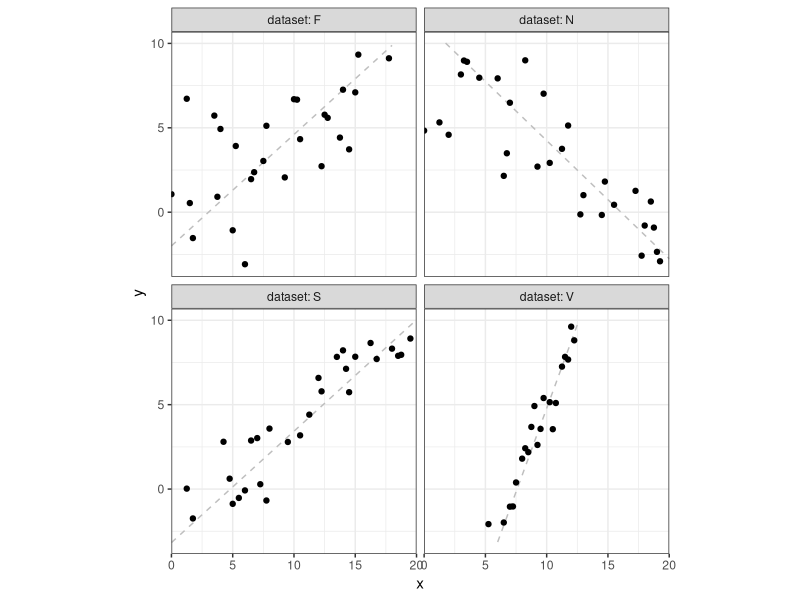

This figure's R source:
## ---- chunk 1
knitr::opts_chunk$set(
	echo = TRUE,
	message = FALSE,
	warning = FALSE
)
library(knitr)
library(tidyverse)
## ---- chunk 2
ydi_parms <- data.frame(
           dataset = c("S", "F", "V", "N"),
           y_xbar = c(3.88, 3.9, 3.89, 4.11),
           slope  = c(0.66, 0.66, 1.98, -0.70),
           sigma  = c(1.3, 2.8, 1.5, 2.5),
           xmin   = c(0, 0, 5, 0),
           xmax   = c(20, 20, 15, 20)
           )
ydi_parms %>%
  kable(cap = "Simulation Parameters for 'You Draw it'")
## ---- chunk 3
linearYDI_simFunc <- 
  function(y_xbar, slope, sigma, xmin = 0, xmax = 20, by = 0.25, N = 30, points_end_scale = 1){
    
  xLine <- seq(xmin, xmax, by = by)
  xPoint <- sample(xLine[xLine <= xmax*points_end_scale], size = N, replace = F)
  # From slope intercept form
  # y-y_xbar = m(x-xbar)
  # y = m(x-xbar) + y_xbar = mx - mxbar + y_xbar
  yintercept = y_xbar - slope*mean(xPoint)
    
  line_data <- tibble(x = xLine,
                      y = yintercept + slope*x)
  
  # generate point data
  repeat{
    errorVals <- rnorm(N, 0, sigma)
    if(mean(errorVals[10]) < 2*sigma & mean(errorVals[10] > -2*sigma)){
      break
    }
  }
  point_data <- tibble(x = xPoint,
                       ypoints = yintercept + slope*x + errorVals)
  
  data <- full_join(line_data, point_data, by = "x")%>%
      mutate(ypoints = ifelse(is.na(ypoints), -999, ypoints))
  
  # return(list(line_data = line_data, point_data = point_data, data = data))
  return(data)
    
}
## ---- chunk 4
ydi_data <- ydi_parms %>%
  mutate(data = purrr::pmap(list(y_xbar, slope, sigma, xmin, xmax), linearYDI_simFunc)) %>%
  unnest(data)

ydi_data %>%
  mutate(dataset = factor(dataset, levels = c("S", "F", "V", "N"))) %>%
  ggplot(aes(x = x, y = y)) +
  geom_line(color = "gray", linetype = 2) +
  geom_point(data = ydi_data %>% filter(ypoints != -999), aes(x = x, y = ypoints)) +
  theme_bw() +
  theme(aspect.ratio = 1) +
  facet_wrap(~dataset, ncol = 2, 
             labeller = labeller(dataset = label_both)) +
  scale_x_continuous(expand = c(0,0)) +
  scale_y_continuous(limits = c(min(ydi_data$y[ydi_data$dataset == "S"]), max(ydi_data$y[ydi_data$dataset == "S"])))
## ---- chunk 5
lmFunc <- 
  function(B, dataset){

    coefs <- tibble()
    
    for(i in 1:B){
      ydi_data <- ydi_parms %>%
        filter(dataset == dataset) %>%
      mutate(data = purrr::pmap(list(y_xbar, slope, sigma, xmin, xmax), linearYDI_simFunc)) %>%
      unnest(data)
      
      lm.data <- ydi_data %>% filter(ypoints != -999)
      lm <- lm(ypoints ~ x, data = lm.data)
    
      coefs[i,"Intercept"] <- as.numeric(coef(lm)[1])
      coefs[i,"y_xbar"]    <- predict(lm, newdata = data.frame(x = mean(lm.data$x)))
      coefs[i,"Slope"]     <- as.numeric(coef(lm)[2])
    }

  mean <- apply(coefs, 2, mean)
  sd   <- apply(coefs, 2, sd)
  
  return(rbind(mean, sd))
  }
## ---- chunk 6
lmFunc(1000, "S") %>% kable(digits = 3, cap = "Dataset: S")
lmFunc(1000, "F") %>% kable(digits = 3, cap = "Dataset: F")
lmFunc(1000, "V") %>% kable(digits = 3, cap = "Dataset: V")
lmFunc(1000, "N") %>% kable(digits = 3, cap = "Dataset: N")
